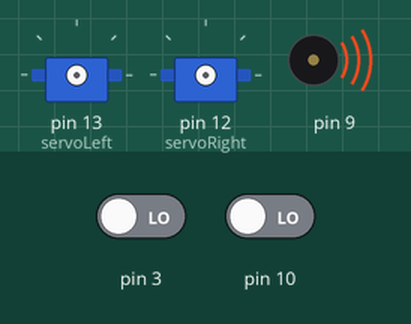
The sketch below on a simulated Arduino Uno, built with avr-gcc and run on an emulated ATmega328P. Shown: 2 × servo, buzzer (waves = sounding). The test bench sets the inputs (shaded band); at power-on: pin 10 LOW, pin 3 LOW.

Above: at 0.1 s.
At 2.2 s:
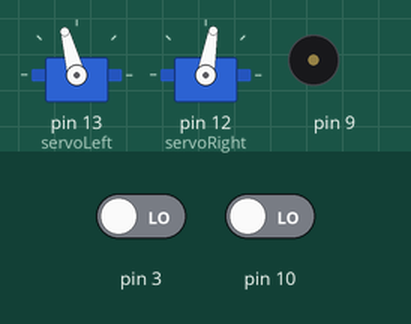
2.3 s: pin 10 driven HIGH
5.3 s: pin 10 driven LOW
8.3 s: pin 3 driven HIGH
Timing chart, 0 to 17.3 s (numbered marks = the images above; inputs shaded):
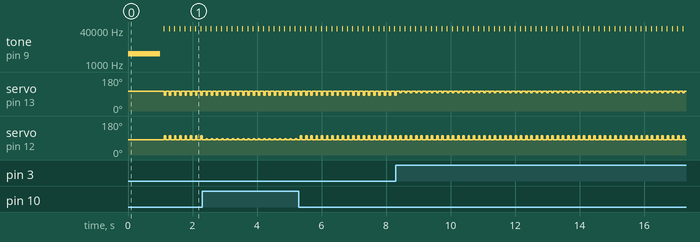

Measured:
- by itself, tone on pin 9: alternates 46500 Hz for 0.01 s and silent for 0.15 s
- by itself, servo on pin 13 (servoLeft): alternates 105° for 0.12 s and 97° for 0.04 s
- by itself, servo on pin 12 (servoRight): alternates 103° for 0.04 s and 80° for 0.12 s

The sketch:

EM_Maze_Robot.ino
```cpp
/** Maze Robot Navigation Sketch
    Written and Tested by Eric McCallum
    Reverse engineered from Parallax
*/

#include <Servo.h>

// General fields
Servo servoLeft;
Servo servoRight;
int irLeft; // left ir sensor
int irRight; // right ir sensor
const int dt = 1000; // general delay time
const int dtAvoid = 30; // avoidance function delay time
const int dtManeuver = 120; // maneuver function delay time

// kp fields
const int setpoint = 2; // setpoint to reference from in the proportional control
const int kplAvoidance = -45; // proportional control constant left avoidance
const int kprAvoidance = -55; // proportional control constant right avoidance

const int kplMan = -45;
const int kprMan = -55;

void setup() {
  tone(4, 3000, 1000); // plays speaker tone
  delay(1000); // plays for 1 sec
  Serial.begin(9600); // Serial monitor initilization

  // inputs
  pinMode(10, INPUT);
  pinMode(3, INPUT);

  // outputs
  pinMode(9, OUTPUT);
  pinMode(2, OUTPUT);

  // servo attachments
  servoLeft.attach(13);
  servoRight.attach(12);
}

void loop() {
  maneuver(130, 130, 100);
  kplAvoid();
}

/* Does a frequency sweep to determine a dsitance from x Hz to y Hz */
int irDistance(int irLedPin, int irReceiverPin) {
  int distance = 0; // sets the initial distance
  for (long f = 44500; f <= 46900; f += 1000) { // determines freq sweep
    distance += irDetect(irLedPin, irReceiverPin, f); // increments the value to determine the distance
  }
  return distance; // return the distance value
}

/* Detects an IR signal and returns it */
int irDetect(int irLedPin, int irReceiverPin, long frequency) {
  tone(irLedPin, frequency, 8); // IRLED 38 kHz for at least 1 ms
  delay(1); // wait 1 ms
  int ir = digitalRead(irReceiverPin); // ir value received gets stored
  delay(1); // wait 1 ms
  return ir; // return 1 no detect, return 0 detect
}

/* For measuring the ir values in distance */
void irMeasure() {
  int irLeft = irDistance(9, 10); // sets left ir sensor to pins 9 and 10
  int irRight = irDistance(2, 3); // sets right ir sensor to pins 2 and 3
  Serial.print(irLeft); // print the left ir sensor value
  Serial.print("  ");
  Serial.println(irRight); // print the right ir sensor value
  delay(100); // wait 100 ms
}

/* KPL ir avoidance used to drive away from walls */
void kplAvoid() {
  int irLeft = irDistance(2, 3); // sets left ir sensor to pins 2 and 3
  int irRight = irDistance(9, 10); // sets right ir sensor to pins 9 and 10

  int driveLeft = (setpoint - irLeft) * kplAvoidance; // algorithm to determine the left drive value
  int driveRight = (setpoint - irRight) * kprAvoidance; // algorithm to determine the right drive value

  maneuver(driveLeft, driveRight, 20);

  delay(dtAvoid); // wait avoid time
}

/* KPL ir direction to navigate through maze (?) */
void kplManeuver() {
  int irLeft = irDistance(2, 3);  // sets left ir sensor to pins 2 and 3
  int irRight = irDistance(9, 10);  // sets right ir sensor to pins 9 and 10

  int driveLeft = (setpoint - irLeft) * kplMan;  // algorithm to determine the left drive value
  int driveRight = (setpoint - irRight) * kprMan;  // algorithm to determine the right drive value
  int drive = (driveLeft + driveRight) / 2; // Similar to the avoid function, but takes the average for one drive value

  if((driveLeft || driveRight) < 0) {
    maneuver(0, 0, 20);
  }

  else if ((driveLeft || driveRight) >= 0)  {
  maneuver(drive, drive, 20); // Drive straight for the average value calculated
  }

  delay(dtManeuver); // wait maneuver time
}

/* Controls movement of the robot.
    speedLeft, speedRigh ranges: Backward Linear  Stop  Linear  Forward
                                 -200     -100      0   100     200
*/
void maneuver(int speedLeft, int speedRight, int msTime) {
  servoLeft.writeMicroseconds(1500 + speedLeft); // Left servo speed
  servoRight.writeMicroseconds(1500 - speedRight); // Right servo speed
  if (msTime == -1) { // if delay time somehow falls into a negative value, disable servso
    servoLeft.detach();
    servoRight.detach();
  }
  delay(msTime); // delay for ms time
}
```
